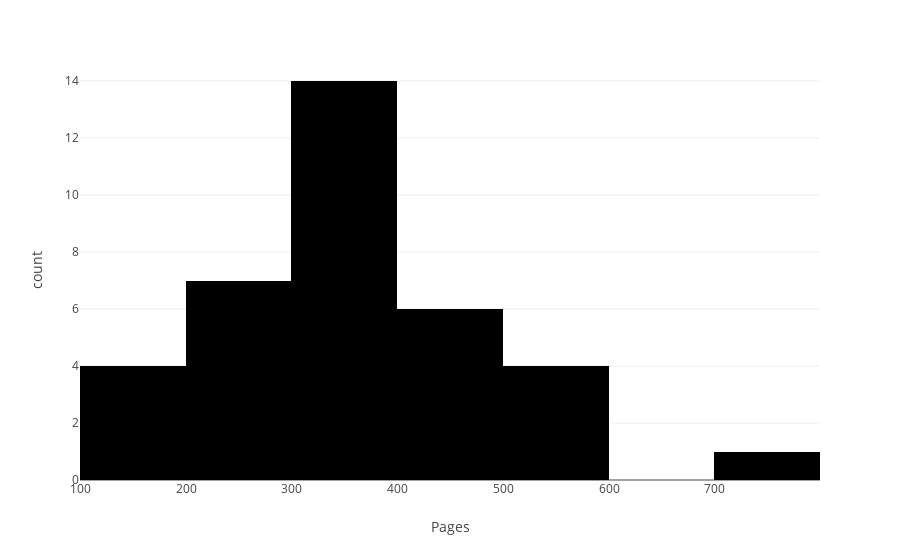

Notebook cell for this chart:
### Code cell
import plotly.express as px
df = px.data.tips()
fig = px.histogram(main_df, x="Pages", nbins=10)
fig.show()

### Figure 1 — Plotly figure (JSON) as saved in the notebook; plotly's stock layout.template omitted (floating-point values rounded to 4 significant figures)
{"data": [{"alignmentgroup": "True", "bingroup": "x", "hovertemplate": "Pages=%{x}<br>count=%{y}<extra></extra>", "legendgroup": "", "marker": {"color": "#000001", "pattern": {"shape": ""}}, "name": "", "nbinsx": 10, "offsetgroup": "", "orientation": "v", "showlegend": false, "type": "histogram", "x": [560, 416, 560, 336, 208, 736, 288, 400, 352, 320, 192, 384, 368, 336, 288, 560, 352, 288, 240, 512, 400, 320, 320, 352, 480, 112, 192, 368, 240, 144, 320, 400, 240, 336, 464, 368, null, null, null], "xaxis": "x", "yaxis": "y"}], "layout": {"barmode": "relative", "legend": {"tracegroupgap": 0}, "margin": {"t": 60}, "xaxis": {"anchor": "y", "domain": [0, 1], "title": {"text": "Pages"}}, "yaxis": {"anchor": "x", "domain": [0, 1], "title": {"text": "count"}}}}
